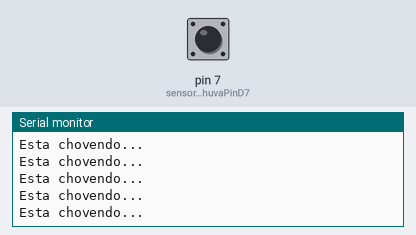
A sketch run on a simulated Arduino Uno, built with avr-gcc and run on an emulated ATmega328P. Shown: the last lines printed to the serial monitor. The test bench sets the inputs (shaded band); at power-on: pin 7 (sensorChuvaPinD7) LOW.

Above: at 1.2 s.
1.3 s: pin 7 (sensorChuvaPinD7) driven HIGH
At 2.4 s:
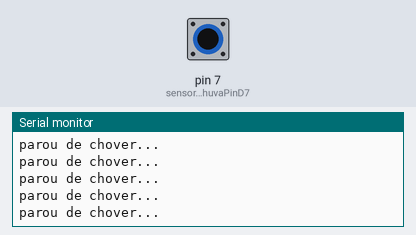
3.3 s: pin 7 (sensorChuvaPinD7) pulsed LOW 2 times (0.12 s each, 0.3 s apart)
6.9 s: pin 7 (sensorChuvaPinD7) driven LOW
At 7.9 s:
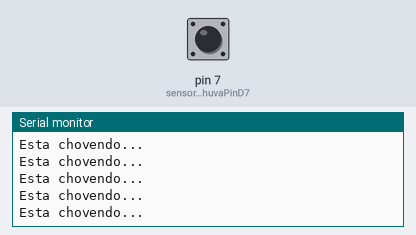
9.9 s: pin 7 (sensorChuvaPinD7) pulsed HIGH 5 times (0.12 s each, 0.3 s apart)
17.4 s: pin 7 (sensorChuvaPinD7) driven HIGH
At 18.3 s:
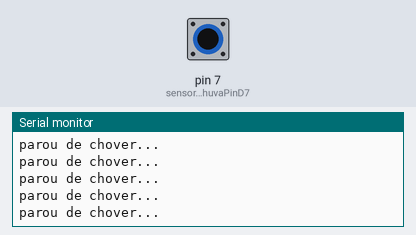
20.4 s: pin 7 (sensorChuvaPinD7) driven LOW
At 21.5 s:
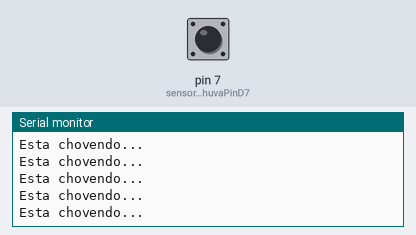

The sketch:

JanelaInteligente.ino
```cpp
void setup() {
  //InicializarPinosMotor();
  InicializarPinosSensorCuva();
  Serial.begin(9600);
}

void loop() {
  if (VerificarSeEstaChovendo()) {
    Serial.println("Esta chovendo...");
    // FecharJanela();
  } else {
    Serial.println("parou de chover...");
    //AbrirJanela();
    // PararMotor();
  }
}

void FecharJanela() {
  GirarParaDireita(2);
}

void AbrirJanela() {
  GirarParaEsquera(2);
}
```

Motor.ino
```cpp
int motorPin1 = 8;
int motorPin2 = 9;
int motorPin3 = 10;
int motorPin4 = 11;
int delayTime = 10;

void InicializarPinosMotor(){
  pinMode(motorPin1, OUTPUT);
  pinMode(motorPin2, OUTPUT);
  pinMode(motorPin3, OUTPUT);
  pinMode(motorPin4, OUTPUT);
}

void GirarParaDireita(int delayTime){
  EnergizarPinos(HIGH,LOW,LOW, LOW);
  delay(delayTime);
  EnergizarPinos(LOW,HIGH,LOW, LOW);
  delay(delayTime);
  EnergizarPinos(LOW,LOW,HIGH, LOW);
  delay(delayTime);
  EnergizarPinos(LOW,LOW,LOW, HIGH);
  delay(delayTime);
}

void GirarParaEsquera(int delayTime){
  EnergizarPinos(LOW,LOW,LOW, HIGH);
  delay(delayTime);
  EnergizarPinos(LOW,LOW,HIGH,LOW);
  delay(delayTime);
  EnergizarPinos(LOW,HIGH,LOW,LOW);
  delay(delayTime);
  EnergizarPinos(HIGH,LOW,LOW,LOW);
  delay(delayTime);
}

void PararMotor(){
  EnergizarPinos(LOW,LOW,LOW, LOW);
}

void EnergizarPinos(int statusPino1, int statusPino2, int statusPino3, int statusPino4){
  digitalWrite(motorPin1, statusPino1);
  digitalWrite(motorPin2, statusPino2);
  digitalWrite(motorPin3, statusPino3);
  digitalWrite(motorPin4, statusPino4);
}
```

SensorChuva.ino
```cpp
int sensorChuvaPinD7 = 7;

void InicializarPinosSensorCuva() {
  pinMode(sensorChuvaPinD7, INPUT);
}

bool VerificarSeEstaChovendo() {
  int valorUmidadeDigital = digitalRead(sensorChuvaPinD7);

  if (valorUmidadeDigital <= 0)
    return true;

  return false;
}
```

Measured:
- after the input at 1.3 s, the serial monitor: prints a new line after 0.09 s (image 1)
- after the input at 6.9 s, the serial monitor: prints a new line after 0.08 s (image 2)
- after the input at 17.4 s, the serial monitor: prints a new line after 0.08 s (image 3)
